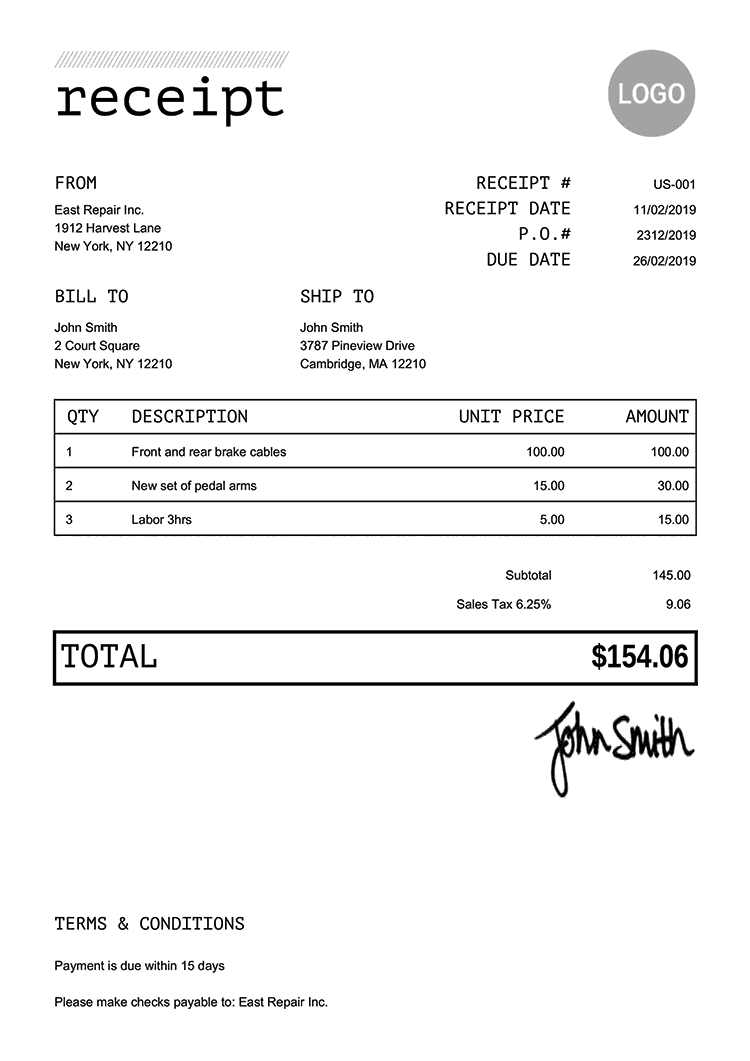
#> input picture receipt-template-us-mono-black-750px.png, 750 x 1061 px, found by its file name
$ jupyter execute --allow-errors convert_image_to_text.ipynb
#> lines starting #> are read from the running program, lines starting #| are printed output that depends on the picture; after the words box and inside, x2 and y2 are one past the last pixel; in counts of white or black regions, pixels touching at a corner belong together
[cell 1]
from PIL import Image
from pytesseract import pytesseract
import cv2
from matplotlib import pyplot as plt

#### Page segmentation modes:
#####  0    Orientation and script detection (OSD) only.
#####  1    Automatic page segmentation with OSD.
#####  2    Automatic page segmentation, but no OSD, or OCR.
#####  3    Fully automatic page segmentation, but no OSD. (Default)
#####  4    Assume a single column of text of variable sizes.
#####  5    Assume a single uniform block of vertically aligned text.
#####  6    Assume a single uniform block of text.
#####  7    Treat the image as a single text line.
#####  8    Treat the image as a single word.
#####  9    Treat the image as a single word in a circle.
##### 10    Treat the image as a single character.
##### 11    Sparse text. Find as much text as possible in no particular order.
##### 12    Sparse text with OSD.
##### 13    Raw line. Treat the image as a single text line,
#####                        bypassing hacks that are Tesseract-specific.

#### OCR Engine modes:
#####  0    Legacy engine only.
#####  1    Neural nets LSTM engine only.
#####  2    Legacy + LSTM engines.
#####  3    Default, based on what is available.

[cell 2]
# Load in image, convert to grayscale, and threshold
#img = Image.open('/mnt/c/Users/Danny/Downloads/receipt-template-us-mono-black-750px.png')
img = cv2.imread("/mnt/c/Users/Danny/Downloads/receipt-template-us-mono-black-750px.png")
#> img is the input picture: shape (1061, 750, 3); mean B, G, R 244.8, 244.7, 244.8

[cell 3]
height, width, _ = img.shape
#> height = 1061; width = 750

[cell 4]
config = r"--psm 11 --oem 3"
#> (the rest of this cell did not finish here and is left out)

#> (a cell that did not finish here is left out)

[cell 6]
img = cv2.imread("/mnt/c/Users/Danny/Downloads/receipt-template-us-mono-black-750px.png")

gray = cv2.cvtColor(img, cv2.COLOR_BGR2GRAY)
blur = cv2.GaussianBlur(gray,(5,5),0)

ret, thresh1 = cv2.threshold(blur, 0, 255, cv2.THRESH_OTSU + cv2.THRESH_BINARY_INV)
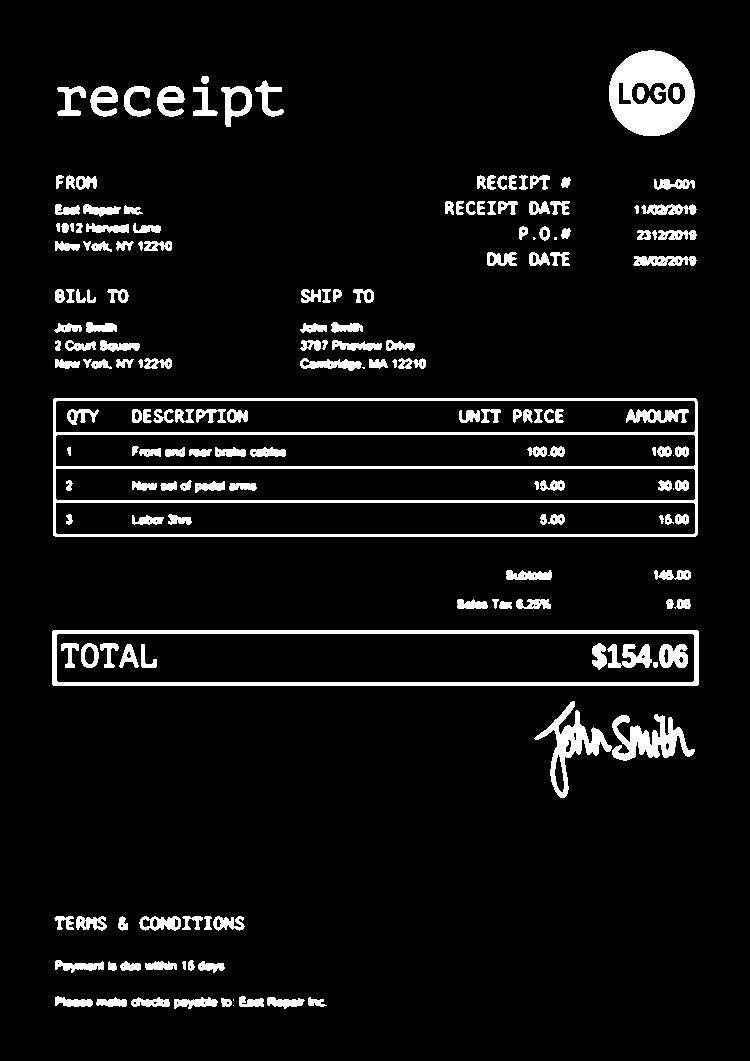
#> thresh1: shape (1061, 750); 6.7% white; 182 white regions (7 under 20 px), largest, box (x1, y1, x2, y2) and area: (53, 398, 698, 537) 10421, (52, 630, 699, 686) 5656, (609, 50, 695, 136) 4900
#> ret = 190

rect_kernel = cv2.getStructuringElement(cv2.MORPH_RECT, (18, 18))

dilation = cv2.dilate(thresh1, rect_kernel, iterations = 1)
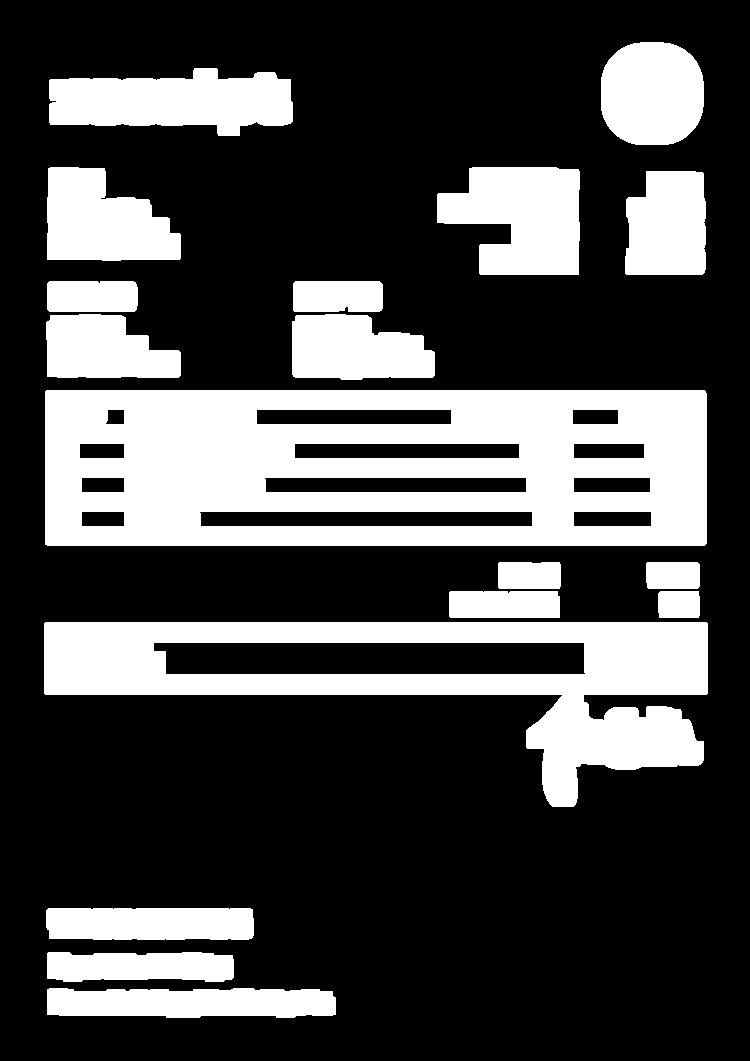
#> dilation: shape (1061, 750); 28.4% white; 18 white regions

contours, hierarchy = cv2.findContours(dilation, cv2.RETR_EXTERNAL,
                                                cv2.CHAIN_APPROX_NONE)
#> contours = 18 contours; largest, box (x1, y1, x2, y2) and area: (45, 390, 707, 546) 102448, (44, 622, 708, 807) 58409, (49, 68, 293, 136) 11716, (437, 167, 580, 275) 11429, (47, 167, 181, 261) 9112

#> (the rest of this cell did not finish here and is left out)
